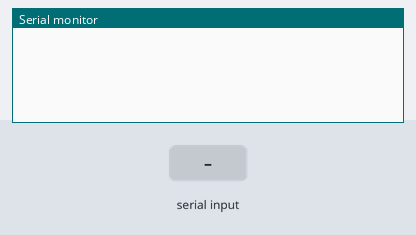
A sketch run on a simulated Arduino Uno, built with avr-gcc and run on an emulated ATmega328P. On the bench: the last lines printed to the serial monitor. The test bench sets the inputs (shaded band).

Above: at 1.2 s.
1.3 s: "90,45\n" received over Serial
At 2.2 s:
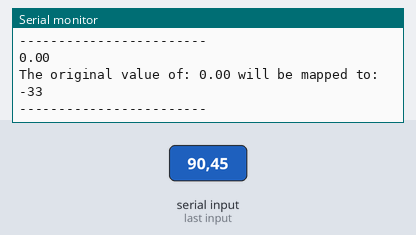
2.8 s: "30,150\n" received over Serial
At 2.87 s:
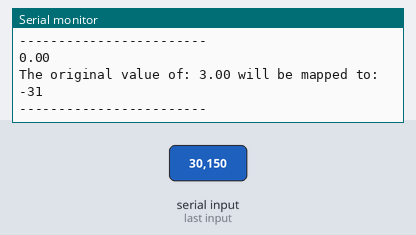
Timing chart, 0 to 5.8 s (numbered marks = the images above; inputs shaded):
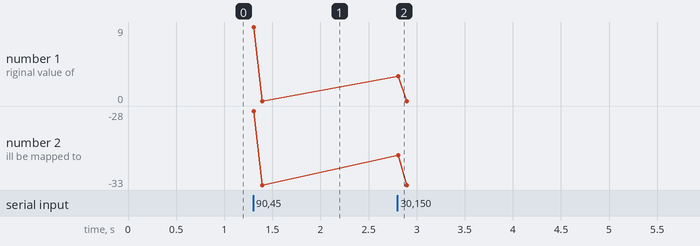

Measured:
- after the input at 1.3 s, the serial monitor: prints a new line at once (image 1)
- after the input at 2.8 s, the serial monitor: prints a new line at once (image 2)

The sketch:

JS-4-5.ino
```cpp
/*
  JS-4-5
*/


void setup() {
  //Initialize serial and wait for port to open:

  Serial.begin(9600);

  while (!Serial) {
    ; // wait for serial port to connect.
  }


}

void loop() {


static char input[15];
char c;
int i,mapped;
float value;

i = 0;


if (Serial.available()) {

Serial.println(value);

  while (Serial.available()) {
    c = (char)Serial.read();
    if ( c != '\n' && i < 15 )
        {
          input[i] = c;
          i++;
        }
}
        input[i] = '\0';

        value = atof(input);
        mapped = map(value,62,80,1,11);

        Serial.print("The original value of: ");
        Serial.print(value);
        Serial.print(" will be mapped to: ");
        Serial.println(mapped);
        Serial.println("------------------------");

}


}
```
